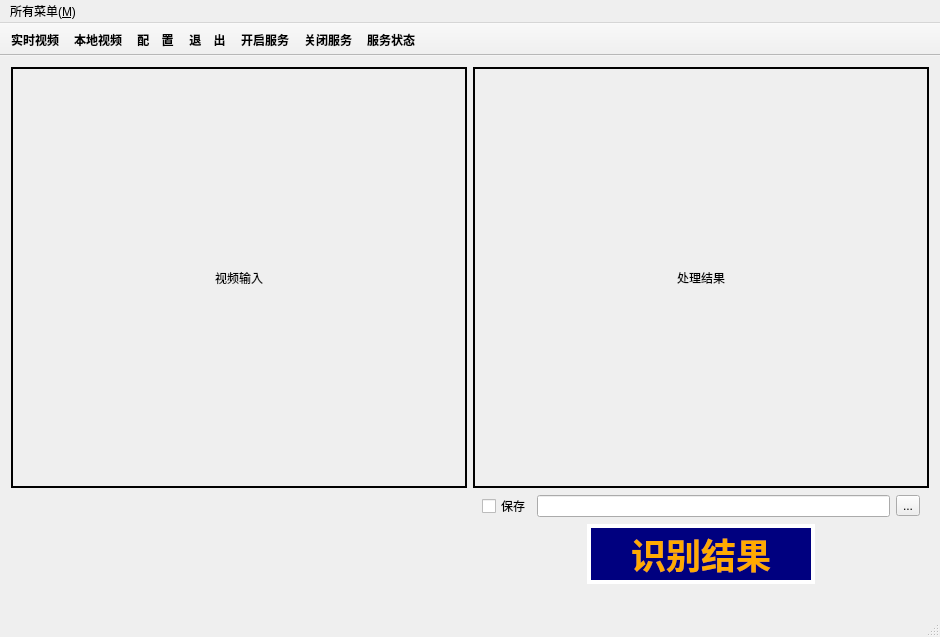
<?xml version="1.0" encoding="UTF-8"?>
<ui version="4.0">
 <class>MainWindow</class>
 <widget class="QMainWindow" name="MainWindow">
  <property name="geometry">
   <rect>
    <x>0</x>
    <y>0</y>
    <width>940</width>
    <height>637</height>
   </rect>
  </property>
  <property name="windowTitle">
   <string>MainWindow</string>
  </property>
  <widget class="QWidget" name="centralWidget">
   <layout class="QVBoxLayout" name="verticalLayout_4">
    <item>
     <layout class="QVBoxLayout" name="verticalLayout_3">
      <item>
       <layout class="QHBoxLayout" name="horizontalLayout_6">
        <item>
         <widget class="QLabel" name="inputLabel">
          <property name="sizePolicy">
           <sizepolicy hsizetype="Minimum" vsizetype="Minimum">
            <horstretch>0</horstretch>
            <verstretch>0</verstretch>
           </sizepolicy>
          </property>
          <property name="minimumSize">
           <size>
            <width>400</width>
            <height>350</height>
           </size>
          </property>
          <property name="frameShape">
           <enum>QFrame::WinPanel</enum>
          </property>
          <property name="text">
           <string>视频输入</string>
          </property>
          <property name="alignment">
           <set>Qt::AlignCenter</set>
          </property>
         </widget>
        </item>
        <item>
         <widget class="QLabel" name="resultLabel">
          <property name="sizePolicy">
           <sizepolicy hsizetype="Minimum" vsizetype="Minimum">
            <horstretch>0</horstretch>
            <verstretch>0</verstretch>
           </sizepolicy>
          </property>
          <property name="minimumSize">
           <size>
            <width>400</width>
            <height>350</height>
           </size>
          </property>
          <property name="frameShape">
           <enum>QFrame::WinPanel</enum>
          </property>
          <property name="text">
           <string>处理结果</string>
          </property>
          <property name="alignment">
           <set>Qt::AlignCenter</set>
          </property>
         </widget>
        </item>
       </layout>
      </item>
      <item>
       <layout class="QHBoxLayout" name="horizontalLayout" stretch="1,1">
        <item>
         <widget class="QFrame" name="switchFrame1">
          <property name="sizePolicy">
           <sizepolicy hsizetype="Preferred" vsizetype="Fixed">
            <horstretch>0</horstretch>
            <verstretch>0</verstretch>
           </sizepolicy>
          </property>
          <property name="frameShape">
           <enum>QFrame::StyledPanel</enum>
          </property>
          <property name="frameShadow">
           <enum>QFrame::Raised</enum>
          </property>
         </widget>
        </item>
        <item>
         <layout class="QHBoxLayout" name="horizontalLayout_2">
          <property name="leftMargin">
           <number>9</number>
          </property>
          <property name="rightMargin">
           <number>9</number>
          </property>
          <item>
           <widget class="QCheckBox" name="saveResultCheckBox">
            <property name="text">
             <string>保存</string>
            </property>
           </widget>
          </item>
          <item>
           <widget class="QLineEdit" name="saveResultLineEdit"/>
          </item>
          <item>
           <widget class="QToolButton" name="saveResultToolButton">
            <property name="text">
             <string>...</string>
            </property>
           </widget>
          </item>
         </layout>
        </item>
       </layout>
      </item>
      <item>
       <layout class="QHBoxLayout" name="horizontalLayout_5" stretch="1,1">
        <item>
         <layout class="QVBoxLayout" name="verticalLayout">
          <item>
           <widget class="QFrame" name="switchFrame2">
            <property name="sizePolicy">
             <sizepolicy hsizetype="Preferred" vsizetype="Maximum">
              <horstretch>0</horstretch>
              <verstretch>0</verstretch>
             </sizepolicy>
            </property>
            <property name="frameShape">
             <enum>QFrame::StyledPanel</enum>
            </property>
            <property name="frameShadow">
             <enum>QFrame::Raised</enum>
            </property>
           </widget>
          </item>
         </layout>
        </item>
        <item>
         <layout class="QVBoxLayout" name="verticalLayout_2" stretch="2,1">
          <item>
           <layout class="QHBoxLayout" name="horizontalLayout_4" stretch="1,2,1">
            <item>
             <spacer name="horizontalSpacer_4">
              <property name="orientation">
               <enum>Qt::Horizontal</enum>
              </property>
              <property name="sizeType">
               <enum>QSizePolicy::Expanding</enum>
              </property>
              <property name="sizeHint" stdset="0">
               <size>
                <width>40</width>
                <height>20</height>
               </size>
              </property>
             </spacer>
            </item>
            <item>
             <widget class="QLabel" name="resultStringLabel">
              <property name="sizePolicy">
               <sizepolicy hsizetype="Minimum" vsizetype="Fixed">
                <horstretch>0</horstretch>
                <verstretch>0</verstretch>
               </sizepolicy>
              </property>
              <property name="minimumSize">
               <size>
                <width>202</width>
                <height>60</height>
               </size>
              </property>
              <property name="maximumSize">
               <size>
                <width>16777215</width>
                <height>16777215</height>
               </size>
              </property>
              <property name="font">
               <font>
                <family>Candara</family>
                <pointsize>26</pointsize>
                <weight>75</weight>
                <bold>true</bold>
               </font>
              </property>
              <property name="autoFillBackground">
               <bool>false</bool>
              </property>
              <property name="styleSheet">
               <string notr="true">color: rgb(255, 170, 0);
background-color: rgb(0, 0, 127);
border:4px solid rgb(255, 255, 255)</string>
              </property>
              <property name="frameShape">
               <enum>QFrame::Box</enum>
              </property>
              <property name="frameShadow">
               <enum>QFrame::Plain</enum>
              </property>
              <property name="text">
               <string>识别结果</string>
              </property>
              <property name="textFormat">
               <enum>Qt::AutoText</enum>
              </property>
              <property name="scaledContents">
               <bool>false</bool>
              </property>
              <property name="alignment">
               <set>Qt::AlignCenter</set>
              </property>
              <property name="margin">
               <number>2</number>
              </property>
              <property name="indent">
               <number>2</number>
              </property>
             </widget>
            </item>
            <item>
             <spacer name="horizontalSpacer_2">
              <property name="orientation">
               <enum>Qt::Horizontal</enum>
              </property>
              <property name="sizeType">
               <enum>QSizePolicy::Expanding</enum>
              </property>
              <property name="sizeHint" stdset="0">
               <size>
                <width>40</width>
                <height>5</height>
               </size>
              </property>
             </spacer>
            </item>
           </layout>
          </item>
          <item>
           <layout class="QHBoxLayout" name="horizontalLayout_3" stretch="1">
            <item>
             <spacer name="horizontalSpacer">
              <property name="orientation">
               <enum>Qt::Vertical</enum>
              </property>
              <property name="sizeType">
               <enum>QSizePolicy::Fixed</enum>
              </property>
              <property name="sizeHint" stdset="0">
               <size>
                <width>20</width>
                <height>20</height>
               </size>
              </property>
             </spacer>
            </item>
           </layout>
          </item>
         </layout>
        </item>
       </layout>
      </item>
     </layout>
    </item>
   </layout>
  </widget>
  <widget class="QMenuBar" name="menuBar">
   <property name="enabled">
    <bool>true</bool>
   </property>
   <property name="geometry">
    <rect>
     <x>0</x>
     <y>0</y>
     <width>940</width>
     <height>23</height>
    </rect>
   </property>
   <widget class="QMenu" name="menu">
    <property name="title">
     <string>所有菜单(&amp;M)</string>
    </property>
    <addaction name="actionRtv"/>
    <addaction name="actionLtv"/>
    <addaction name="actionConf"/>
    <addaction name="actionExit"/>
   </widget>
   <addaction name="menu"/>
  </widget>
  <widget class="QToolBar" name="mainToolBar">
   <property name="font">
    <font>
     <family>方正小标宋简体</family>
     <weight>75</weight>
     <bold>true</bold>
    </font>
   </property>
   <property name="movable">
    <bool>false</bool>
   </property>
   <property name="iconSize">
    <size>
     <width>64</width>
     <height>48</height>
    </size>
   </property>
   <property name="toolButtonStyle">
    <enum>Qt::ToolButtonTextUnderIcon</enum>
   </property>
   <attribute name="toolBarArea">
    <enum>TopToolBarArea</enum>
   </attribute>
   <attribute name="toolBarBreak">
    <bool>false</bool>
   </attribute>
   <addaction name="toolRtv"/>
   <addaction name="toolLtv"/>
   <addaction name="toolConf"/>
   <addaction name="toolExit"/>
   <addaction name="actionTurnOn"/>
   <addaction name="actionTurnOff"/>
   <addaction name="ledPlay"/>
  </widget>
  <widget class="QStatusBar" name="statusBar"/>
  <action name="actionRtv">
   <property name="icon">
    <iconset resource="res.qrc">
     <normaloff>:/new/icon/images/rtv.ico</normaloff>:/new/icon/images/rtv.ico</iconset>
   </property>
   <property name="text">
    <string>实时视频(&amp;R)</string>
   </property>
  </action>
  <action name="actionLtv">
   <property name="icon">
    <iconset resource="res.qrc">
     <normaloff>:/new/icon/images/ltv.ico</normaloff>:/new/icon/images/ltv.ico</iconset>
   </property>
   <property name="text">
    <string>本地视频(&amp;L)</string>
   </property>
  </action>
  <action name="actionConf">
   <property name="icon">
    <iconset resource="res.qrc">
     <normaloff>:/new/icon/images/conf.ico</normaloff>:/new/icon/images/conf.ico</iconset>
   </property>
   <property name="text">
    <string>配置(&amp;C)</string>
   </property>
   <property name="toolTip">
    <string>配置(&amp;C)</string>
   </property>
  </action>
  <action name="actionExit">
   <property name="icon">
    <iconset resource="res.qrc">
     <normaloff>:/new/icon/images/exit.ico</normaloff>:/new/icon/images/exit.ico</iconset>
   </property>
   <property name="text">
    <string>退出(&amp;E)</string>
   </property>
  </action>
  <action name="toolRtv">
   <property name="icon">
    <iconset resource="res.qrc">
     <normaloff>:/new/icon/images/rtv.ico</normaloff>:/new/icon/images/rtv.ico</iconset>
   </property>
   <property name="text">
    <string>实时视频</string>
   </property>
  </action>
  <action name="toolLtv">
   <property name="icon">
    <iconset resource="res.qrc">
     <normaloff>:/new/icon/images/ltv.ico</normaloff>:/new/icon/images/ltv.ico</iconset>
   </property>
   <property name="text">
    <string>本地视频</string>
   </property>
  </action>
  <action name="toolConf">
   <property name="icon">
    <iconset resource="res.qrc">
     <normaloff>:/new/icon/images/conf.ico</normaloff>:/new/icon/images/conf.ico</iconset>
   </property>
   <property name="text">
    <string>配    置</string>
   </property>
   <property name="toolTip">
    <string>配    置</string>
   </property>
  </action>
  <action name="toolExit">
   <property name="icon">
    <iconset resource="res.qrc">
     <normaloff>:/new/icon/images/exit.ico</normaloff>:/new/icon/images/exit.ico</iconset>
   </property>
   <property name="text">
    <string>退    出</string>
   </property>
  </action>
  <action name="actionTurnOn">
   <property name="text">
    <string>开启服务</string>
   </property>
   <property name="toolTip">
    <string>&lt;html&gt;&lt;head/&gt;&lt;body&gt;&lt;p&gt;开启python本地服务&lt;/p&gt;&lt;/body&gt;&lt;/html&gt;</string>
   </property>
  </action>
  <action name="actionTurnOff">
   <property name="text">
    <string>关闭服务</string>
   </property>
   <property name="toolTip">
    <string>&lt;html&gt;&lt;head/&gt;&lt;body&gt;&lt;p&gt;关闭python本地服务&lt;/p&gt;&lt;/body&gt;&lt;/html&gt;</string>
   </property>
  </action>
  <action name="ledPlay">
   <property name="text">
    <string>服务状态</string>
   </property>
  </action>
 </widget>
 <layoutdefault spacing="6" margin="11"/>
 <resources>
  <include location="res.qrc"/>
 </resources>
 <connections/>
</ui>
